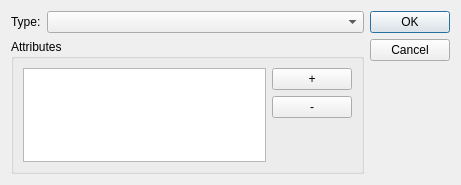
<?xml version="1.0" encoding="UTF-8"?>
<ui version="4.0">
 <class>ConditionDialog</class>
 <widget class="QDialog" name="ConditionDialog">
  <property name="geometry">
   <rect>
    <x>0</x>
    <y>0</y>
    <width>461</width>
    <height>185</height>
   </rect>
  </property>
  <property name="windowTitle">
   <string>Target Item</string>
  </property>
  <layout class="QGridLayout" name="gridLayout_2">
   <item row="0" column="0">
    <layout class="QHBoxLayout" name="horizontalLayout" stretch="0,2">
     <item>
      <widget class="QLabel" name="label">
       <property name="text">
        <string>Type:</string>
       </property>
      </widget>
     </item>
     <item>
      <widget class="QComboBox" name="cbItemType"/>
     </item>
    </layout>
   </item>
   <item row="0" column="1" rowspan="2">
    <widget class="QDialogButtonBox" name="buttonBox">
     <property name="orientation">
      <enum>Qt::Vertical</enum>
     </property>
     <property name="standardButtons">
      <set>QDialogButtonBox::Cancel|QDialogButtonBox::Ok</set>
     </property>
    </widget>
   </item>
   <item row="1" column="0">
    <widget class="QGroupBox" name="groupBox">
     <property name="title">
      <string>Attributes</string>
     </property>
     <layout class="QGridLayout" name="gridLayout">
      <item row="0" column="0" rowspan="3">
       <widget class="QTableView" name="lvAttrs">
        <property name="selectionBehavior">
         <enum>QAbstractItemView::SelectRows</enum>
        </property>
        <attribute name="horizontalHeaderStretchLastSection">
         <bool>true</bool>
        </attribute>
        <attribute name="verticalHeaderVisible">
         <bool>false</bool>
        </attribute>
       </widget>
      </item>
      <item row="0" column="1">
       <widget class="QPushButton" name="btnAddAttr">
        <property name="text">
         <string>+</string>
        </property>
       </widget>
      </item>
      <item row="1" column="1">
       <widget class="QPushButton" name="btnRmAttr">
        <property name="text">
         <string>-</string>
        </property>
       </widget>
      </item>
      <item row="2" column="1">
       <spacer name="verticalSpacer">
        <property name="orientation">
         <enum>Qt::Vertical</enum>
        </property>
        <property name="sizeHint" stdset="0">
         <size>
          <width>20</width>
          <height>45</height>
         </size>
        </property>
       </spacer>
      </item>
     </layout>
    </widget>
   </item>
  </layout>
 </widget>
 <resources/>
 <connections>
  <connection>
   <sender>buttonBox</sender>
   <signal>accepted()</signal>
   <receiver>ConditionDialog</receiver>
   <slot>accept()</slot>
   <hints>
    <hint type="sourcelabel">
     <x>248</x>
     <y>254</y>
    </hint>
    <hint type="destinationlabel">
     <x>157</x>
     <y>274</y>
    </hint>
   </hints>
  </connection>
  <connection>
   <sender>buttonBox</sender>
   <signal>rejected()</signal>
   <receiver>ConditionDialog</receiver>
   <slot>reject()</slot>
   <hints>
    <hint type="sourcelabel">
     <x>316</x>
     <y>260</y>
    </hint>
    <hint type="destinationlabel">
     <x>286</x>
     <y>274</y>
    </hint>
   </hints>
  </connection>
 </connections>
</ui>
